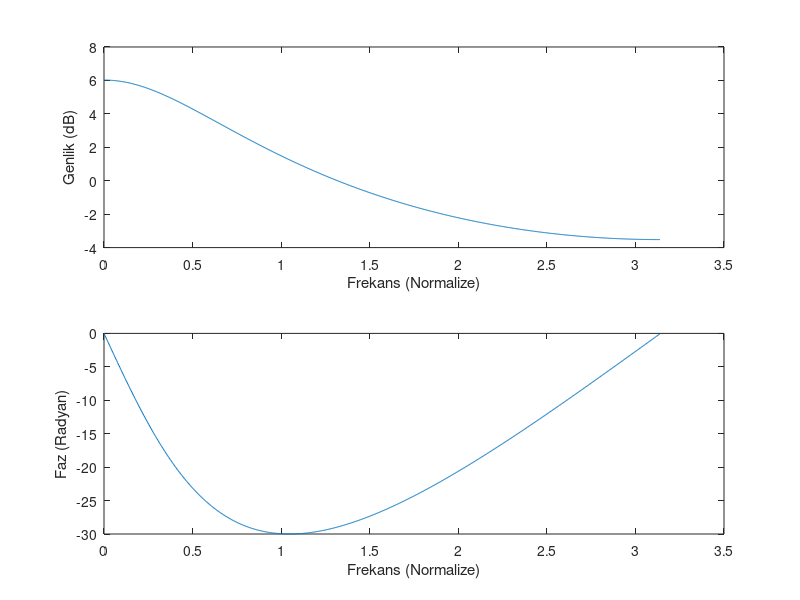
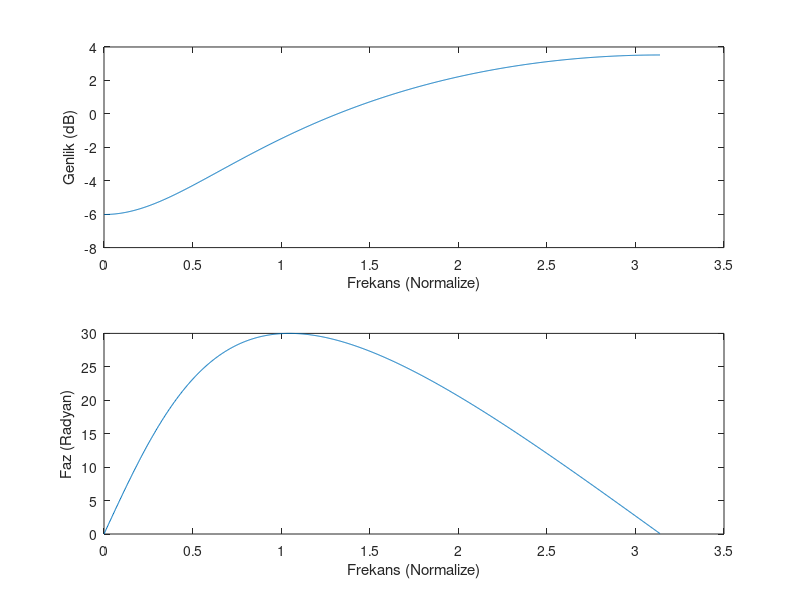
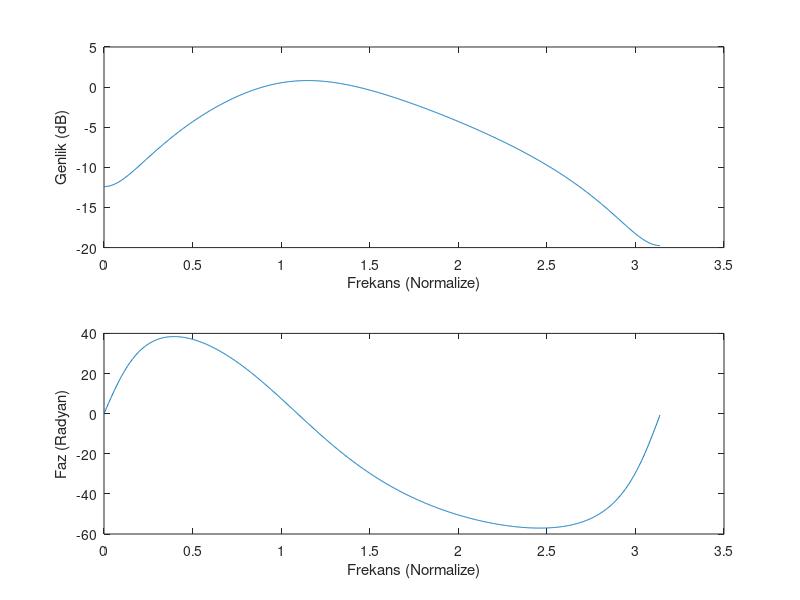

Recreate these plots in MATLAB, in order.
[h w]=freqz([1],[1 -0.5],1024);
subplot(2,1,1);
plot(w,20*log10(abs(h)));
ylabel('Genlik (dB)');
xlabel('Frekans (Normalize)');
subplot(2,1,2);
plot(w,angle(h)*180/pi);
ylabel('Faz (Radyan)');
xlabel('Frekans (Normalize)');
%figure(2);
%plot(w,20*log10(abs(h)));       %genlik tepkesi

figure(2);
[h w]=freqz([1 -0.5],[1],1024);
subplot(2,1,1);
plot(w,20*log10(abs(h)));
ylabel('Genlik (dB)');
xlabel('Frekans (Normalize)');
subplot(2,1,2);
plot(w,angle(h)*180/pi);
ylabel('Faz (Radyan)');
xlabel('Frekans (Normalize)');

figure(3);
[h w]=freqz([0.5 0 -0.32],[1 -0.5 0.25],1024);
subplot(2,1,1);
plot(w,20*log10(abs(h)));
ylabel('Genlik (dB)');
xlabel('Frekans (Normalize)');
subplot(2,1,2);
plot(w,angle(h)*180/pi);
ylabel('Faz (Radyan)');
xlabel('Frekans (Normalize)');

